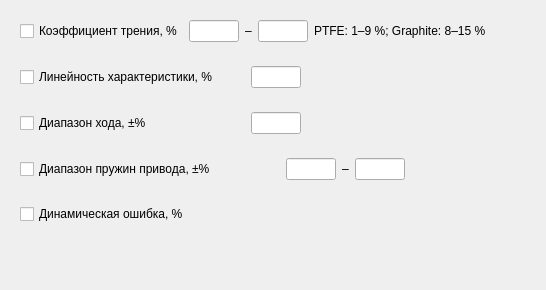
     <widget class="QWidget" name="tab_2">
      <attribute name="title">
       <string>Pass | Fail</string>
      </attribute>
      <layout class="QVBoxLayout" name="verticalLayout_3">
       <item>
        <widget class="QWidget" name="widget_crossingLimits_coefficientFriction" native="true">
         <layout class="QHBoxLayout" name="horizontalLayout_3">
          <item>
           <widget class="QCheckBox" name="checkBox_crossingLimits_coefficientFriction">
            <property name="sizePolicy">
             <sizepolicy hsizetype="Expanding" vsizetype="Fixed">
              <horstretch>0</horstretch>
              <verstretch>0</verstretch>
             </sizepolicy>
            </property>
            <property name="minimumSize">
             <size>
              <width>0</width>
              <height>0</height>
             </size>
            </property>
            <property name="maximumSize">
             <size>
              <width>280</width>
              <height>16777215</height>
             </size>
            </property>
            <property name="text">
             <string>Коэффициент трения, %</string>
            </property>
           </widget>
          </item>
          <item>
           <widget class="QLineEdit" name="lineEdit_crossingLimits_coefficientFriction_lowerLimit">
            <property name="sizePolicy">
             <sizepolicy hsizetype="Preferred" vsizetype="Fixed">
              <horstretch>0</horstretch>
              <verstretch>0</verstretch>
             </sizepolicy>
            </property>
            <property name="minimumSize">
             <size>
              <width>50</width>
              <height>0</height>
             </size>
            </property>
            <property name="maximumSize">
             <size>
              <width>50</width>
              <height>16777215</height>
             </size>
            </property>
            <property name="alignment">
             <set>Qt::AlignmentFlag::AlignCenter</set>
            </property>
           </widget>
          </item>
          <item>
           <widget class="QLabel" name="label">
            <property name="text">
             <string>–</string>
            </property>
           </widget>
          </item>
          <item>
           <widget class="QLineEdit" name="lineEdit_crossingLimits_coefficientFriction_upperLimit">
            <property name="sizePolicy">
             <sizepolicy hsizetype="Preferred" vsizetype="Fixed">
              <horstretch>0</horstretch>
              <verstretch>0</verstretch>
             </sizepolicy>
            </property>
            <property name="minimumSize">
             <size>
              <width>50</width>
              <height>0</height>
             </size>
            </property>
            <property name="maximumSize">
             <size>
              <width>50</width>
              <height>16777215</height>
             </size>
            </property>
            <property name="alignment">
             <set>Qt::AlignmentFlag::AlignCenter</set>
            </property>
           </widget>
          </item>
          <item>
           <widget class="QLabel" name="label_2">
            <property name="text">
             <string>PTFE: 1–9 %; Graphite: 8–15 %</string>
            </property>
           </widget>
          </item>
          <item>
           <spacer name="horizontalSpacer_coefficientFriction">
            <property name="orientation">
             <enum>Qt::Orientation::Horizontal</enum>
            </property>
            <property name="sizeHint" stdset="0">
             <size>
              <width>40</width>
              <height>20</height>
             </size>
            </property>
           </spacer>
          </item>
         </layout>
        </widget>
       </item>
       <item>
        <widget class="QWidget" name="widget" native="true">
         <layout class="QHBoxLayout" name="horizontalLayout_2">
          <item>
           <widget class="QCheckBox" name="checkBox_crossingLimits_linearCharacteristic">
            <property name="sizePolicy">
             <sizepolicy hsizetype="Expanding" vsizetype="Fixed">
              <horstretch>0</horstretch>
              <verstretch>0</verstretch>
             </sizepolicy>
            </property>
            <property name="minimumSize">
             <size>
              <width>0</width>
              <height>0</height>
             </size>
            </property>
            <property name="maximumSize">
             <size>
              <width>280</width>
              <height>16777215</height>
             </size>
            </property>
            <property name="text">
             <string>Линейность характеристики, %</string>
            </property>
           </widget>
          </item>
          <item>
           <widget class="QLineEdit" name="lineEdit_crossingLimits_linearCharacteristic_lowerLimit">
            <property name="sizePolicy">
             <sizepolicy hsizetype="Preferred" vsizetype="Fixed">
              <horstretch>0</horstretch>
              <verstretch>0</verstretch>
             </sizepolicy>
            </property>
            <property name="minimumSize">
             <size>
              <width>50</width>
              <height>0</height>
             </size>
            </property>
            <property name="maximumSize">
             <size>
              <width>50</width>
              <height>16777215</height>
             </size>
            </property>
            <property name="alignment">
             <set>Qt::AlignmentFlag::AlignCenter</set>
            </property>
           </widget>
          </item>
          <item>
           <spacer name="horizontalSpacer_3">
            <property name="orientation">
             <enum>Qt::Orientation::Horizontal</enum>
            </property>
            <property name="sizeHint" stdset="0">
             <size>
              <width>40</width>
              <height>20</height>
             </size>
            </property>
           </spacer>
          </item>
         </layout>
        </widget>
       </item>
       <item>
        <widget class="QWidget" name="widget_crossingLimits_range" native="true">
         <layout class="QHBoxLayout" name="horizontalLayout_4">
          <item>
           <widget class="QCheckBox" name="checkBox_crossingLimits_range">
            <property name="sizePolicy">
             <sizepolicy hsizetype="Expanding" vsizetype="Fixed">
              <horstretch>0</horstretch>
              <verstretch>0</verstretch>
             </sizepolicy>
            </property>
            <property name="minimumSize">
             <size>
              <width>0</width>
              <height>0</height>
             </size>
            </property>
            <property name="maximumSize">
             <size>
              <width>280</width>
              <height>16777215</height>
             </size>
            </property>
            <property name="text">
             <string>Диапазон хода, ±%</string>
            </property>
           </widget>
          </item>
          <item>
           <widget class="QLineEdit" name="lineEdit_crossingLimits_range_lowerLimit">
            <property name="sizePolicy">
             <sizepolicy hsizetype="Preferred" vsizetype="Fixed">
              <horstretch>0</horstretch>
              <verstretch>0</verstretch>
             </sizepolicy>
            </property>
            <property name="minimumSize">
             <size>
              <width>50</width>
              <height>0</height>
             </size>
            </property>
            <property name="maximumSize">
             <size>
              <width>50</width>
              <height>16777215</height>
             </size>
            </property>
            <property name="alignment">
             <set>Qt::AlignmentFlag::AlignCenter</set>
            </property>
           </widget>
          </item>
          <item>
           <spacer name="horizontalSpacer_crossingLimits_range">
            <property name="orientation">
             <enum>Qt::Orientation::Horizontal</enum>
            </property>
            <property name="sizeHint" stdset="0">
             <size>
              <width>40</width>
              <height>20</height>
             </size>
            </property>
           </spacer>
          </item>
         </layout>
        </widget>
       </item>
       <item>
        <widget class="QWidget" name="widget_5" native="true">
         <layout class="QHBoxLayout" name="horizontalLayout_5">
          <item>
           <widget class="QCheckBox" name="checkBox_crossingLimits_spring">
            <property name="sizePolicy">
             <sizepolicy hsizetype="Expanding" vsizetype="Fixed">
              <horstretch>0</horstretch>
              <verstretch>0</verstretch>
             </sizepolicy>
            </property>
            <property name="minimumSize">
             <size>
              <width>260</width>
              <height>0</height>
             </size>
            </property>
            <property name="maximumSize">
             <size>
              <width>280</width>
              <height>16777215</height>
             </size>
            </property>
            <property name="text">
             <string>Диапазон пружин привода, ±%</string>
            </property>
           </widget>
          </item>
          <item>
           <widget class="QLineEdit" name="lineEdit_crossingLimits_spring_lowerLimit">
            <property name="sizePolicy">
             <sizepolicy hsizetype="Preferred" vsizetype="Fixed">
              <horstretch>0</horstretch>
              <verstretch>0</verstretch>
             </sizepolicy>
            </property>
            <property name="minimumSize">
             <size>
              <width>50</width>
              <height>0</height>
             </size>
            </property>
            <property name="maximumSize">
             <size>
              <width>50</width>
              <height>16777215</height>
             </size>
            </property>
            <property name="alignment">
             <set>Qt::AlignmentFlag::AlignCenter</set>
            </property>
           </widget>
          </item>
          <item>
           <widget class="QLabel" name="label_crossingLimits_spring">
            <property name="text">
             <string>–</string>
            </property>
           </widget>
          </item>
          <item>
           <widget class="QLineEdit" name="lineEdit_crossingLimits_spring_upperLimit">
            <property name="sizePolicy">
             <sizepolicy hsizetype="Preferred" vsizetype="Fixed">
              <horstretch>0</horstretch>
              <verstretch>0</verstretch>
             </sizepolicy>
            </property>
            <property name="minimumSize">
             <size>
              <width>50</width>
              <height>0</height>
             </size>
            </property>
            <property name="maximumSize">
             <size>
              <width>50</width>
              <height>16777215</height>
             </size>
            </property>
            <property name="alignment">
             <set>Qt::AlignmentFlag::AlignCenter</set>
            </property>
           </widget>
          </item>
          <item>
           <spacer name="horizontalSpacer_5">
            <property name="orientation">
             <enum>Qt::Orientation::Horizontal</enum>
            </property>
            <property name="sizeHint" stdset="0">
             <size>
              <width>40</width>
              <height>20</height>
             </size>
            </property>
           </spacer>
          </item>
         </layout>
        </widget>
       </item>
       <item>
        <widget class="QWidget" name="widget_6" native="true">
         <property name="minimumSize">
          <size>
           <width>260</width>
           <height>0</height>
          </size>
         </property>
         <layout class="QHBoxLayout" name="horizontalLayout_6">
          <item>
           <widget class="QCheckBox" name="checkBox_crossingLimits_dinamicError">
            <property name="sizePolicy">
             <sizepolicy hsizetype="Expanding" vsizetype="Fixed">
              <horstretch>0</horstretch>
              <verstretch>0</verstretch>
             </sizepolicy>
            </property>
            <property name="minimumSize">
             <size>
              <width>0</width>
              <height>0</height>
             </size>
            </property>
            <property name="maximumSize">
             <size>
              <width>280</width>
              <height>16777215</height>
             </size>
            </property>
            <property name="text">
             <string>Динамическая ошибка, %</string>
            </property>
           </widget>
          </item>
          <item>
           <spacer name="horizontalSpacer_6">
            <property name="orientation">
             <enum>Qt::Orientation::Horizontal</enum>
            </property>
            <property name="sizeHint" stdset="0">
             <size>
              <width>40</width>
              <height>20</height>
             </size>
            </property>
           </spacer>
          </item>
         </layout>
        </widget>
       </item>
       <item>
        <spacer name="verticalSpacer">
         <property name="orientation">
          <enum>Qt::Orientation::Vertical</enum>
         </property>
         <property name="sizeHint" stdset="0">
          <size>
           <width>20</width>
           <height>40</height>
          </size>
         </property>
        </spacer>
       </item>
       <item>
        <widget class="QWidget" name="widget_3" native="true"/>
       </item>
      </layout>
     </widget>
